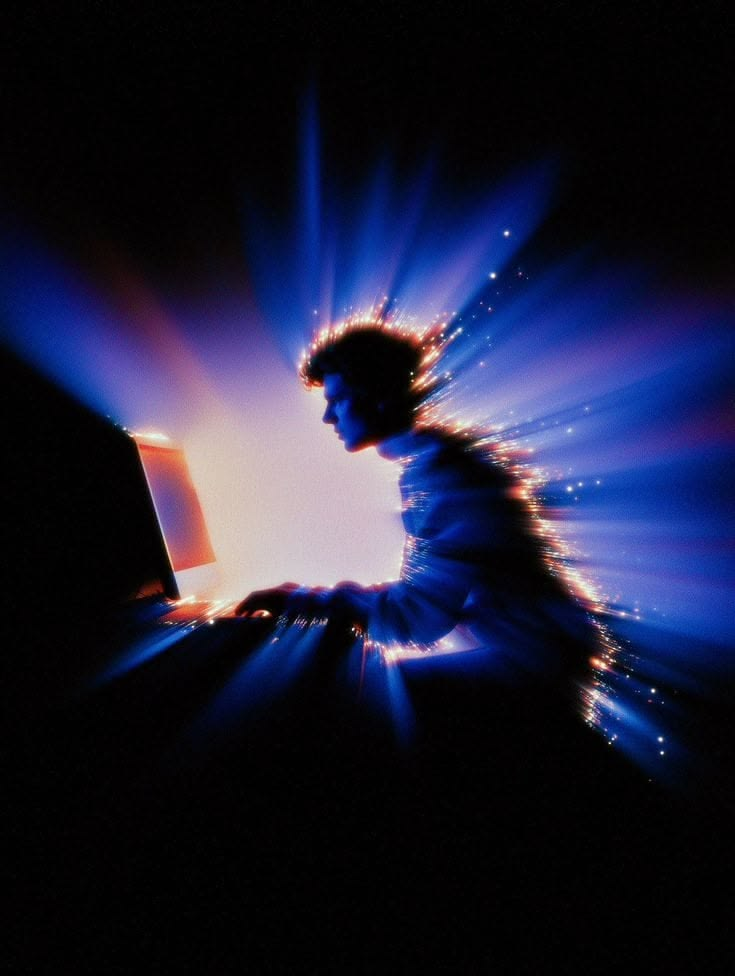
#> input picture PLOGY_Carousel_Agent_Kit/assets refference/1341dd4c343455db0f11332434703375.jpg, 735 x 976 px, given in place of cross the portal.jpg, which was not available
$ python derive-cta-variantes-pieza-001.py '../../../assets refference/1341dd4c343455db0f11332434703375.jpg' '../../../assets refference/352669cb8bd32f30b5d5e609deae4803.jpg'
#> lines starting #> are read from the running program, lines starting #| are printed output that depends on the picture
import sys, colorsys
from PIL import Image

kit, out = sys.argv[1], sys.argv[2]
ref = kit + "/assets/reference-originals/"

def shift_reds(im, target=0.058):
    px = im.load()
    w, h = im.size
    for y in range(h):
        for x in range(w):
            r, g, b = px[x, y]
            hh, s, v = colorsys.rgb_to_hsv(r / 255, g / 255, b / 255)
            if s > 0.5 and (hh < 0.04 or hh > 0.96):
                r2, g2, b2 = colorsys.hsv_to_rgb(target, s, v)
                px[x, y] = (int(r2 * 255), int(g2 * 255), int(b2 * 255))
    return im

def fit(im, box, size):
    return im.crop(box).resize(size, Image.LANCZOS)

# B: cross the portal (474x710). Recorte 4:5 centrado en el corredor, escalado a 1080x1350.
im = Image.open(ref + "cross the portal.jpg").convert("RGB")
#> im is the input picture: PIL image 735x976 RGB; mean R, G, B 28.9, 29.7, 52.4
fit(im, (0, 60, 474, 60 + 592), (1080, 1350)).save(out + "/cta-b-portal.jpg", quality=92)
#> in fit, `return im.crop(box).resize(size, Image.LANCZOS)`:
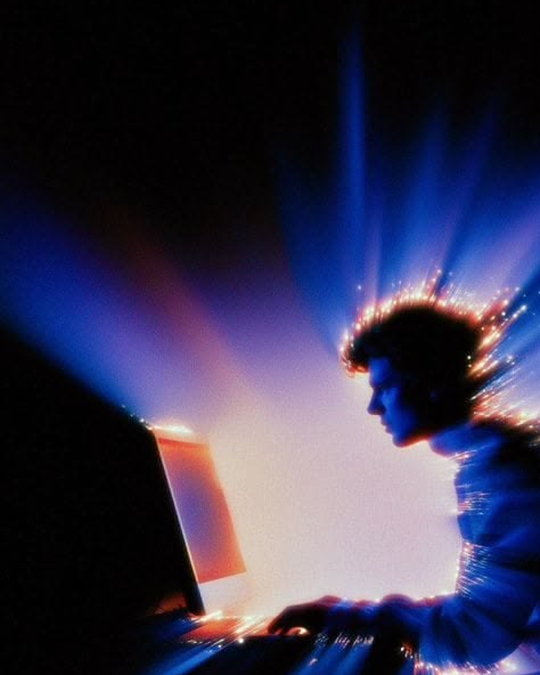
#> returned value: PIL image 1080x1350 RGB (shown at 1/2 size); mean R, G, B 53.3, 50, 75.9

# C: being different (1090x650). Recorte 4:5 alrededor de la silueta roja, con el rojo desplazado al Orange de Plogy.
im = Image.open(ref + "being different.jpg").convert("RGB")
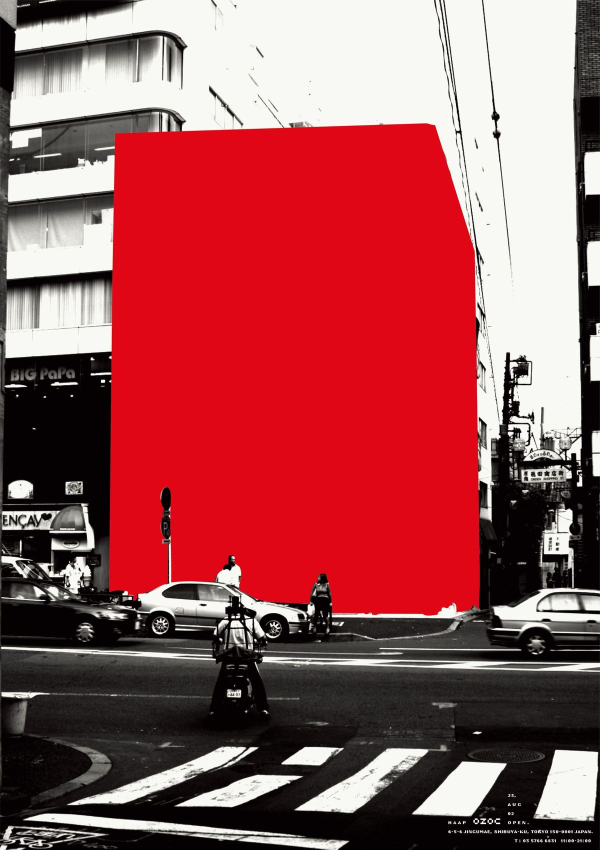
#> input picture PLOGY_Carousel_Agent_Kit/assets refference/352669cb8bd32f30b5d5e609deae4803.jpg, 1200 x 1699 px, given in place of being different.jpg, which was not available (shown at 1/2 size)
#> im is the input picture: PIL image 1200x1699 RGB; mean R, G, B 156.5, 83.5, 86.9
im = shift_reds(im)
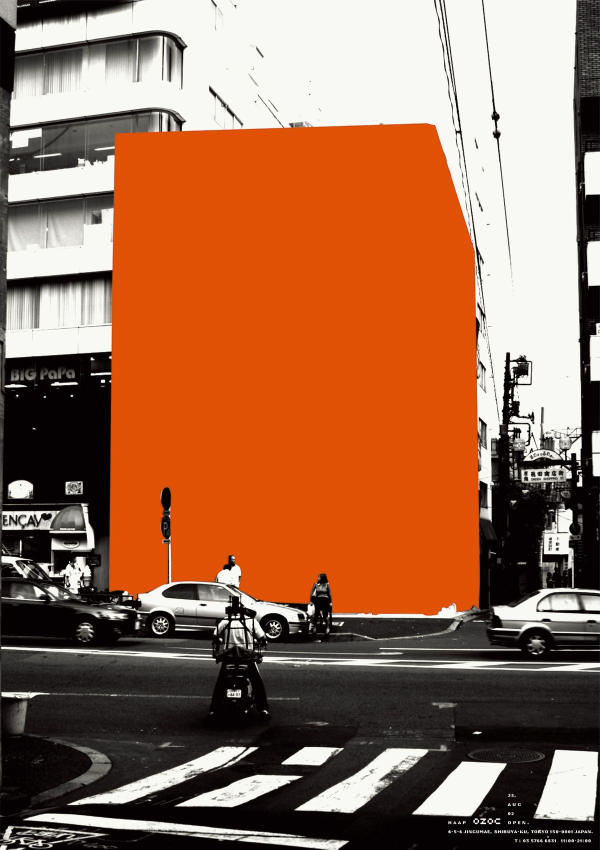
#> im: PIL image 1200x1699 RGB (shown at 1/2 size); mean R, G, B 156.5, 108.2, 81.6
fit(im, (320, 0, 840, 650), (1080, 1350)).save(out + "/cta-c-silueta.jpg", quality=92)
#> call 2 of fit, with box = (320, 0, 840, 650), size = (1080, 1350)
#> in fit (call 2), `return im.crop(box).resize(size, Image.LANCZOS)`:
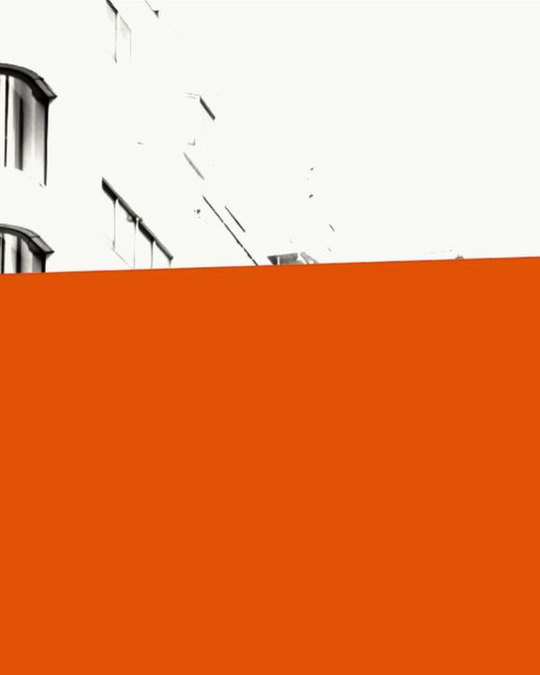
#> returned value: PIL image 1080x1350 RGB (shown at 1/2 size); mean R, G, B 230.4, 143.9, 96.5

# D: tem coding (670x830). Franja superior, 1080 de ancho.
im = Image.open(ref + "tem coding.jpg").convert("RGB")
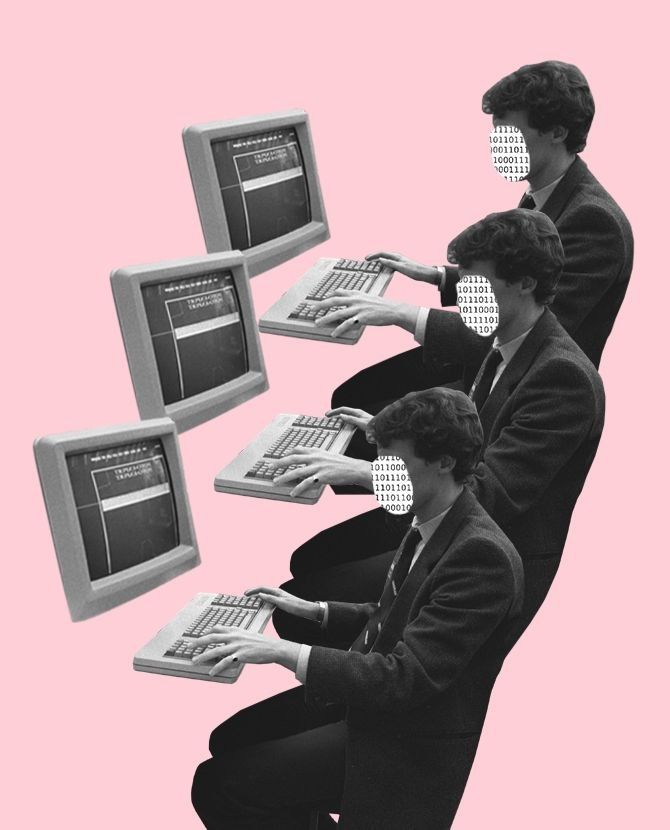
#> input picture PLOGY_Carousel_Agent_Kit/assets refference/tem coding.jpg, 670 x 830 px, found by its file name
#> im is the input picture: PIL image 670x830 RGB; mean R, G, B 175.9, 150.2, 154.6
fit(im, (0, 70, 670, 70 + 507), (1080, 818)).save(out + "/cta-d-clones.jpg", quality=92)
#> call 3 of fit, with box = (0, 70, 670, 577), size = (1080, 818)
#> in fit (call 3), `return im.crop(box).resize(size, Image.LANCZOS)`:
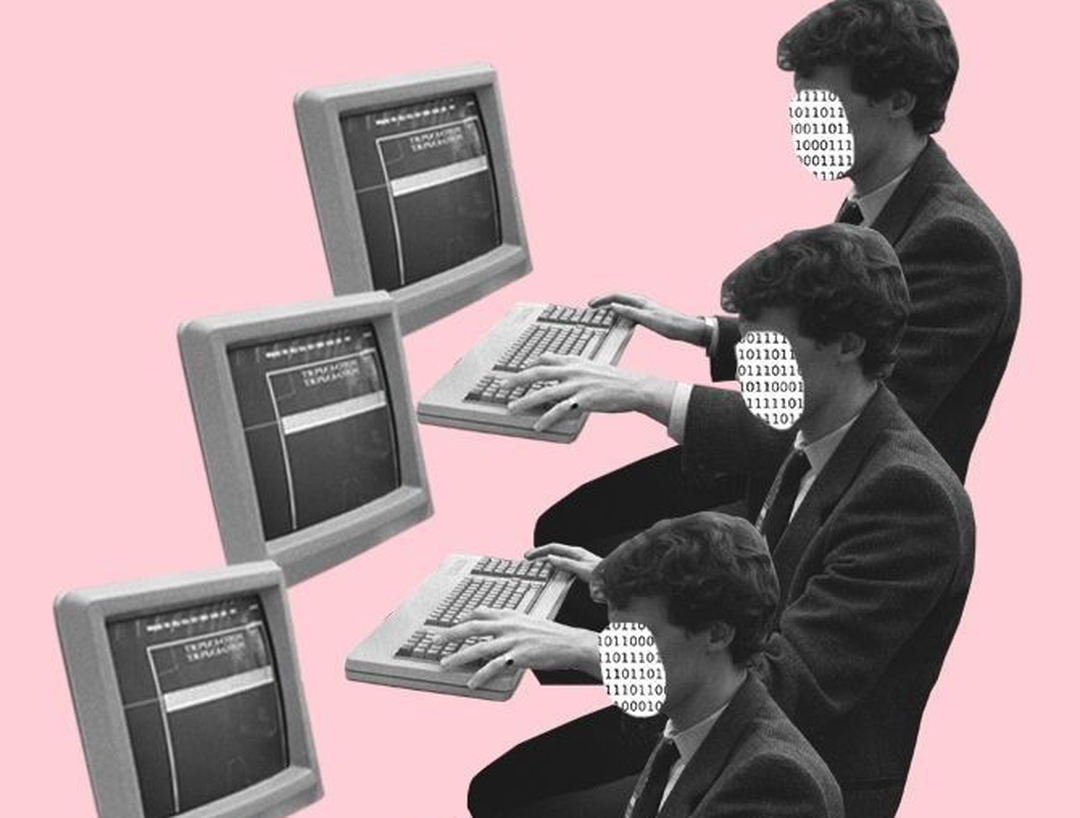
#> returned value: PIL image 1080x818 RGB; mean R, G, B 170.1, 147.3, 151.2

# E: creative working (1113x1560). Recorte 4:5 escalado a 1080x1350.
im = Image.open(ref + "creative working.jpg").convert("RGB")
fit(im, (0, 150, 1113, 150 + 1391), (1080, 1350)).save(out + "/cta-e-oficina.jpg", quality=92)
#> call 4 of fit, with box = (0, 150, 1113, 1541), size = (1080, 1350)
#> in fit (call 4), `return im.crop(box).resize(size, Image.LANCZOS)`:
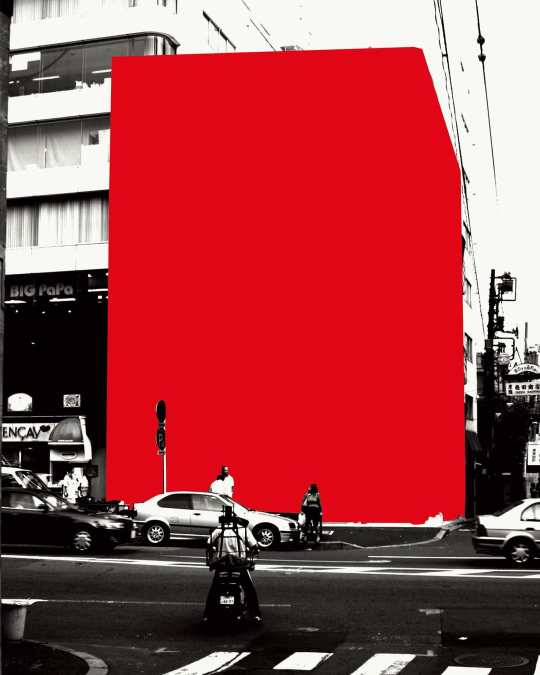
#> returned value: PIL image 1080x1350 RGB (shown at 1/2 size); mean R, G, B 162.7, 66.9, 72.3

# F: la explosión ya existe como 04-explosion.jpg (1080 de ancho). No hace falta derivado nuevo.
print("ok")
